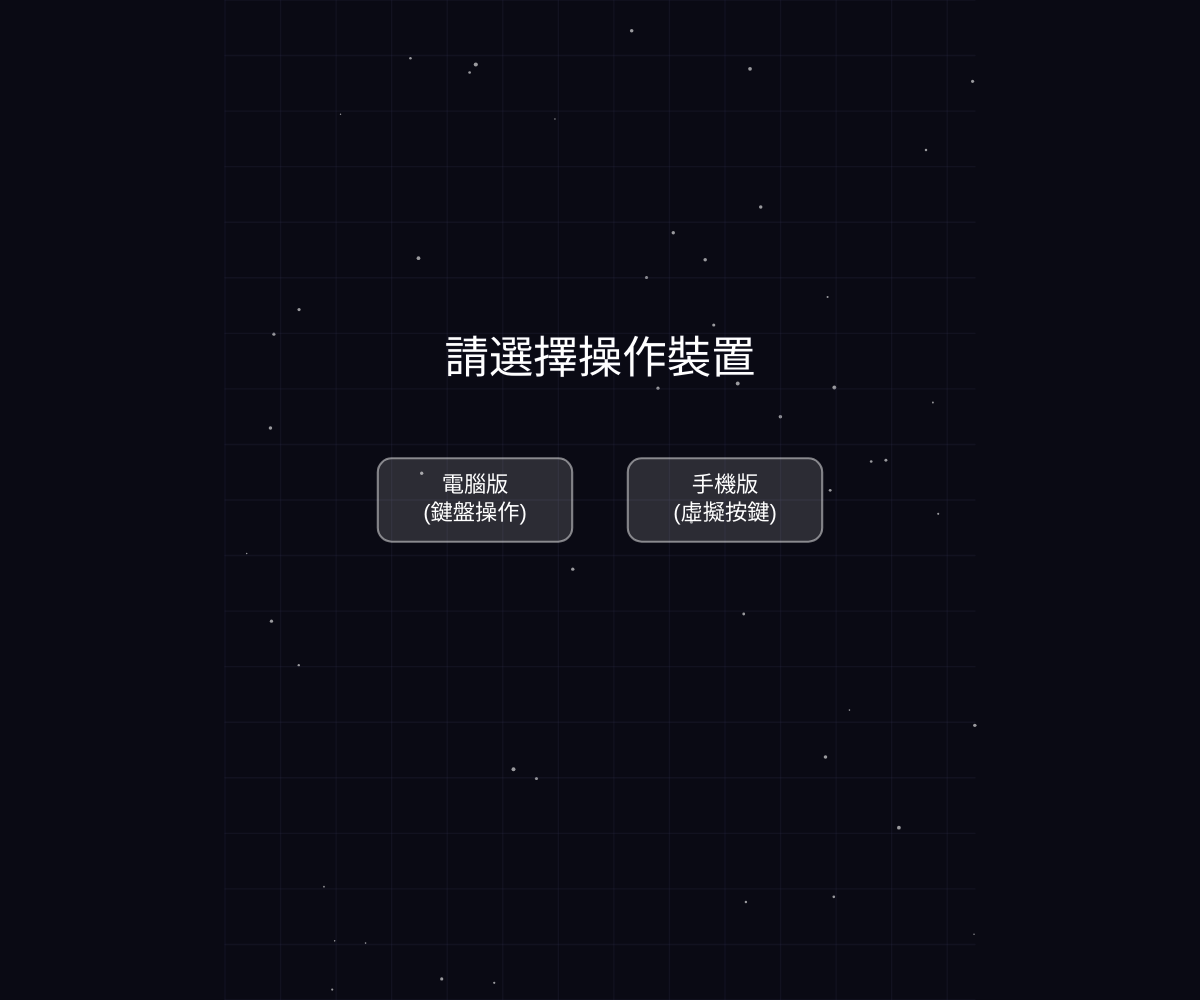
Frame 1 (no input)
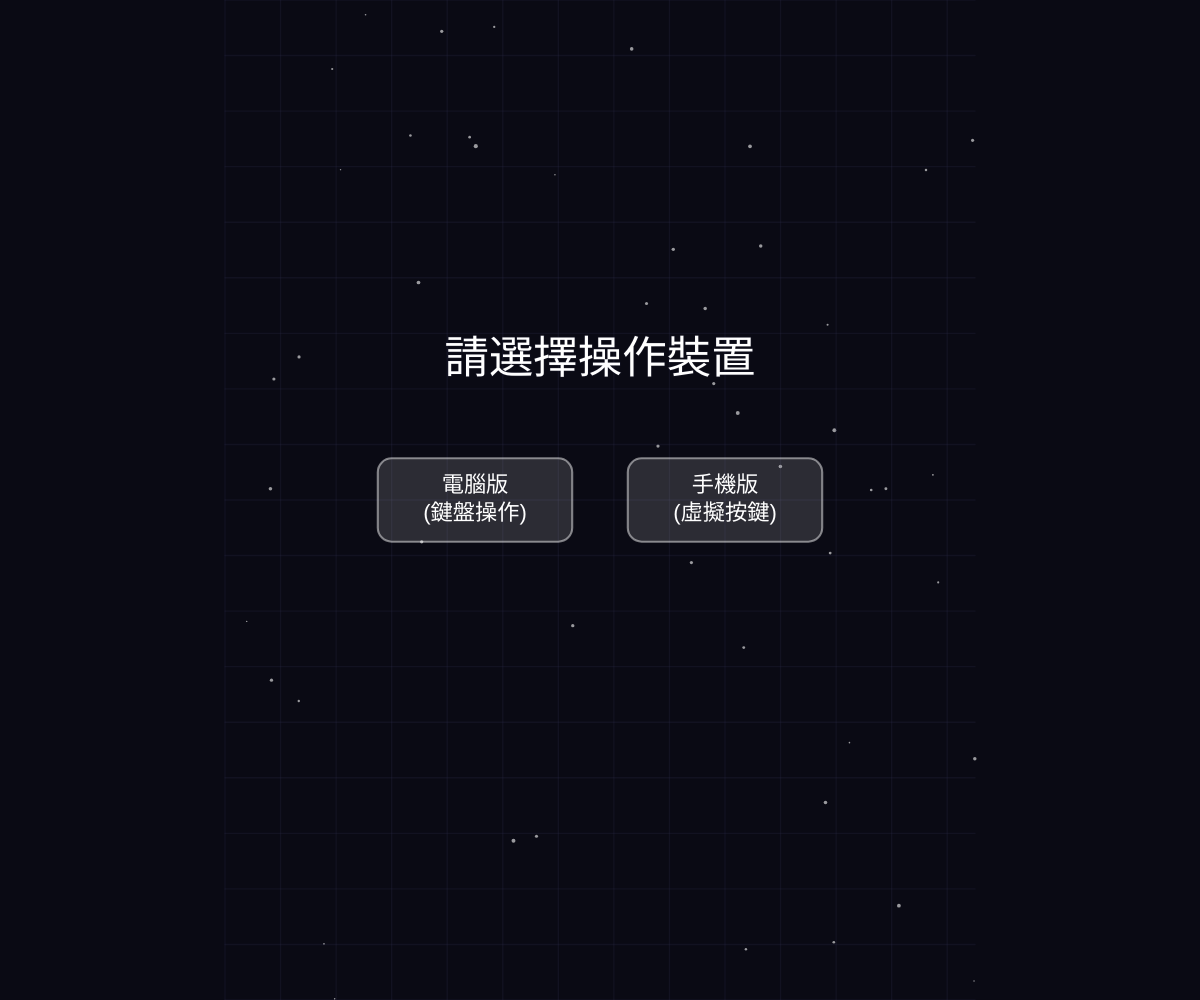
Frame 60 (no input)
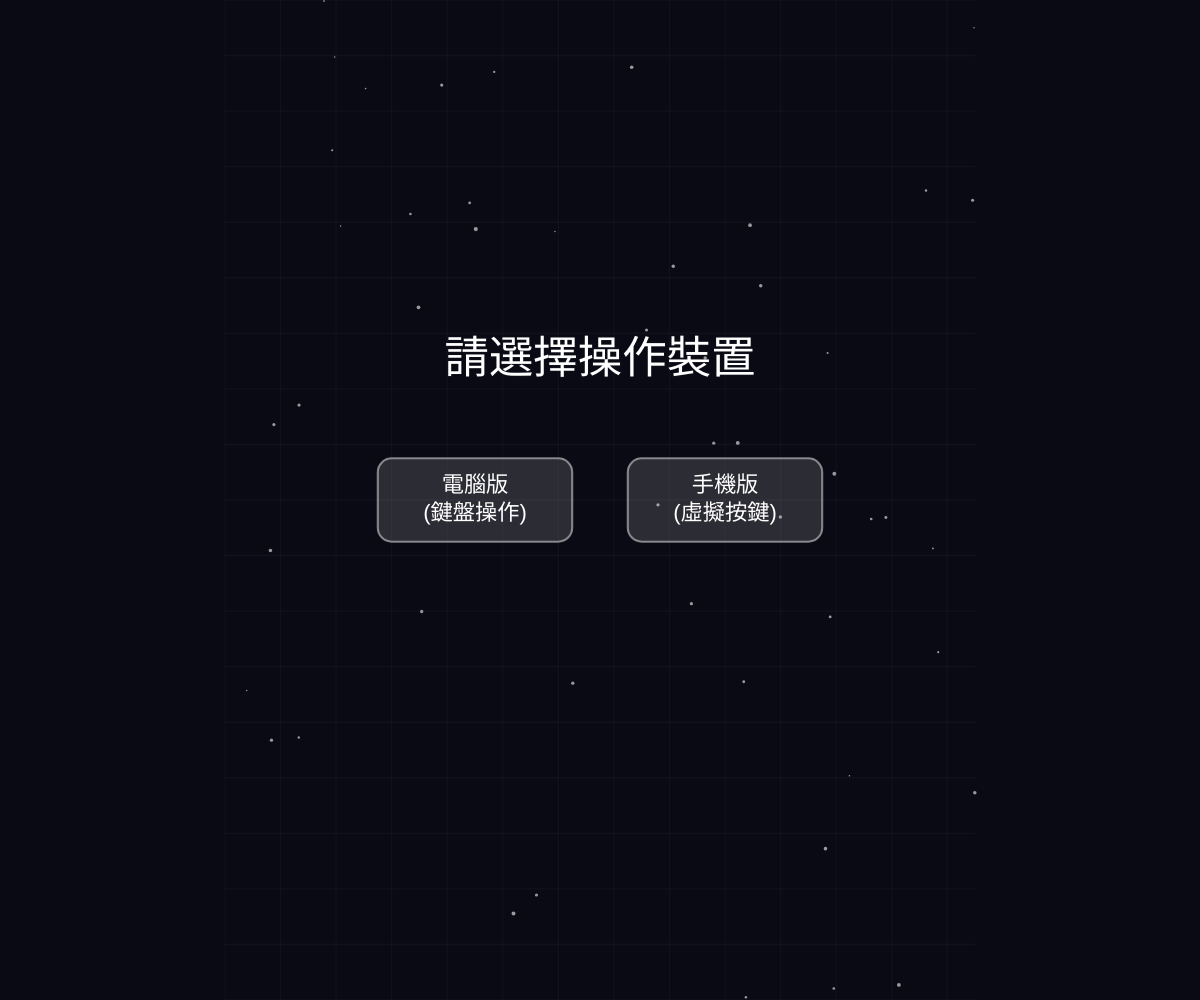
Frame 120 (the mouse pressed at the canvas centre since frame 60)

The p5.js sketch that drew these frames (run headless with seeded random() and noise() and a simulated clock; from frame 60 on, the mouse is pressed at the canvas centre):

// p5.js sketch
// ── sketch.js
let gameState = "DEVICE_SELECT"; 
const COLS = 10;
const ROWS = 20;
const BLOCK_SIZE = 30;

// --- 滿版虛擬解析度設定 ---
const V_WIDTH = 540;  
const V_HEIGHT = 720; 
let currentScale = 1;
let offsetX = 0;
let offsetY = 0;

let grid, currentPiece, nextPiece, holdPiece;
let score = 0, level = 1, linesClearedTotal = 0;
let lastDropTime = 0, dropInterval = 800;
let pauseStartTime = 0;
let canHold = true, isRecording = false, shakeAmount = 0;
let selectedSkin = 1; 
let isMobile = false; 

let particles = [];
let stars = [];

// --- 虛擬按鍵變數 ---
let btnPC, btnMobile; 
let btnSkinLeft, btnSkinRight, btnStart; 
let btnLeft, btnDown, btnRight, btnRotate, btnDrop, btnHold, btnPause; 
let btnRestart, btnRecord; 

const skins = [
  { name: "經典原始", border: 1, shadow: 0 },
  { name: "霓虹發光", border: 2, shadow: 15 },
  { name: "復古綠格", border: 1, shadow: 0, forceColor: [20, 150, 20] },
  { name: "半透水晶", border: 4, shadow: 0, alpha: 180 }
];

const SHAPES = {
  'I': [[1, 1, 1, 1]],
  'J': [[1, 0, 0], [1, 1, 1]],
  'L': [[0, 0, 1], [1, 1, 1]],
  'O': [[1, 1], [1, 1]],
  'S': [[0, 1, 1], [1, 1, 0]],
  'T': [[0, 1, 0], [1, 1, 1]],
  'Z': [[1, 1, 0], [0, 1, 1]]
};

const COLORS = {
  'I': '#00f0f0', 'J': '#0000f0', 'L': '#f0a000',
  'O': '#f0f000', 'S': '#00f000', 'T': '#a000f0', 'Z': '#f00000'
};

function setup() {
  let cvs = createCanvas(windowWidth, windowHeight);
  setupRecorder(cvs.elt); 
  
  for (let i = 0; i < 50; i++) {
    stars.push({ x: random(V_WIDTH), y: random(V_HEIGHT), s: random(1, 3), speed: random(0.2, 1) });
  }
  
  initVirtualButtons();
  resetGame();
}

function windowResized() {
  resizeCanvas(windowWidth, windowHeight);
}

function draw() {
  background(10, 10, 20); 

  let scaleX = windowWidth / V_WIDTH;
  let scaleY = windowHeight / V_HEIGHT;
  currentScale = min(scaleX, scaleY); 
  offsetX = (windowWidth - V_WIDTH * currentScale) / 2;
  offsetY = (windowHeight - V_HEIGHT * currentScale) / 2;

  push();
  translate(offsetX, offsetY);
  scale(currentScale);

  drawDynamicBackground(); 

  if (shakeAmount > 0) {
    translate(random(-shakeAmount, shakeAmount), random(-shakeAmount, shakeAmount));
    shakeAmount *= 0.85; 
  }

  if (gameState === "DEVICE_SELECT") drawDeviceSelect();
  else if (gameState === "MENU") drawMenu();
  else if (gameState === "PLAYING") playGame();
  else if (gameState === "PAUSED") drawPauseScreen();
  else if (gameState === "GAMEOVER") drawGameOver();

  if (isMobile && gameState !== "DEVICE_SELECT") {
    btnRecord.show();
    if (gameState === "MENU") {
      btnSkinLeft.show(); btnSkinRight.show(); btnStart.show();
    } else if (gameState === "PLAYING" || gameState === "PAUSED") {
      drawMobileControllerPanel();
    } else if (gameState === "GAMEOVER") {
      btnRestart.show();
    }
  }

  for (let i = particles.length - 1; i >= 0; i--) {
    particles[i].update();
    particles[i].show();
    if (particles[i].isDead()) particles.splice(i, 1);
  }
  pop();
}

// --- 【核心修復】點擊與觸控優化邏輯 ---

// 統一的點擊運算處理
function unifiedPress(inputX, inputY) {
  let vMouseX = (inputX - offsetX) / currentScale;
  let vMouseY = (inputY - offsetY) / currentScale;

  if (gameState === "DEVICE_SELECT") {
    if (btnPC.isClicked(vMouseX, vMouseY)) btnPC.action();
    if (btnMobile.isClicked(vMouseX, vMouseY)) btnMobile.action();
  } else if (isMobile) {
    if (btnRecord.isClicked(vMouseX, vMouseY)) btnRecord.action();
    
    if (gameState === "MENU") {
      if (btnSkinLeft.isClicked(vMouseX, vMouseY)) btnSkinLeft.action();
      if (btnSkinRight.isClicked(vMouseX, vMouseY)) btnSkinRight.action();
      if (btnStart.isClicked(vMouseX, vMouseY)) btnStart.action();
    } else if (gameState === "PLAYING" || gameState === "PAUSED") {
      if (btnLeft.isClicked(vMouseX, vMouseY)) btnLeft.action();
      if (btnDown.isClicked(vMouseX, vMouseY)) btnDown.action();
      if (btnRight.isClicked(vMouseX, vMouseY)) btnRight.action();
      if (btnRotate.isClicked(vMouseX, vMouseY)) btnRotate.action();
      if (btnDrop.isClicked(vMouseX, vMouseY)) btnDrop.action();
      if (btnHold.isClicked(vMouseX, vMouseY)) btnHold.action();
      if (btnPause.isClicked(vMouseX, vMouseY)) btnPause.action();
    } else if (gameState === "GAMEOVER") {
      if (btnRestart.isClicked(vMouseX, vMouseY)) btnRestart.action();
    }
  }
}

// 電腦滑鼠點擊（過濾掉手機觸控引起的模擬點擊）
function mousePressed() {
  if (touches.length === 0) {
    unifiedPress(mouseX, mouseY);
  }
}

// 手機觸控精準偵測
function touchStarted() {
  if (touches.length > 0) {
    unifiedPress(touches[0].x, touches[0].y);
  }
  return false; // 【超重要】阻止手機瀏覽器預設的網頁滾動、雙擊放大與縮放行為！
}

function keyPressed() {
  if (key === 'f' || key === 'F') {
    let fs = fullscreen();
    fullscreen(!fs); 
    return;
  }

  if (gameState === "DEVICE_SELECT") return;
  
  if (key === 'r' || key === 'R') toggleRecording();
  if (key === 'p' || key === 'P') togglePause();

  if (gameState === "MENU" && !isMobile) {
    if (keyCode === RIGHT_ARROW) selectedSkin = (selectedSkin + 1) % skins.length;
    if (keyCode === LEFT_ARROW) selectedSkin = (selectedSkin - 1 + skins.length) % skins.length;
    if (keyCode === ENTER) { resetGame(); gameState = "PLAYING"; }
  } else if (gameState === "PLAYING") {
    if (keyCode === LEFT_ARROW) currentPiece.move(-1, 0);
    if (keyCode === RIGHT_ARROW) currentPiece.move(1, 0);
    if (keyCode === DOWN_ARROW) { if(!currentPiece.move(0, 1)) lockPiece(); }
    if (keyCode === UP_ARROW) currentPiece.rotate();
    if (key === ' ' ) { while(currentPiece.move(0, 1)); lockPiece(); shakeAmount = 10; }
    if (keyCode === SHIFT || key === 'c' || key === 'C') handleHold();
  } else if (gameState === "GAMEOVER" && keyCode === ENTER && !isMobile) gameState = "MENU";
}

// --- 虛擬按鍵與其餘邏輯維持不變 ---

class VirtualButton {
  constructor(x, y, w, h, label, action) {
    this.x = x; this.y = y; this.w = w; this.h = h; this.label = label; this.action = action;
  }
  show() {
    push(); stroke(255, 120); strokeWeight(1.5); fill(255, 35); rectMode(CENTER);
    rect(this.x, this.y, this.w, this.h, 10); fill(255); noStroke(); textSize(16); textAlign(CENTER, CENTER);
    text(this.label, this.x, this.y); pop();
  }
  isClicked(mx, my) { return (mx > this.x - this.w/2 && mx < this.x + this.w/2 && my > this.y - this.h/2 && my < this.y + this.h/2); }
}

function initVirtualButtons() {
  btnPC = new VirtualButton(V_WIDTH / 2 - 90, V_HEIGHT / 2, 140, 60, "電腦版\n(鍵盤操作)", () => { isMobile = false; gameState = "MENU"; });
  btnMobile = new VirtualButton(V_WIDTH / 2 + 90, V_HEIGHT / 2, 140, 60, "手機版\n(虛擬按鍵)", () => { isMobile = true; gameState = "MENU"; });
  btnSkinLeft = new VirtualButton(V_WIDTH / 2 - 120, 220, 40, 40, "◀", () => { selectedSkin = (selectedSkin - 1 + skins.length) % skins.length; });
  btnSkinRight = new VirtualButton(V_WIDTH / 2 + 120, 220, 40, 40, "▶", () => { selectedSkin = (selectedSkin + 1) % skins.length; });
  btnStart = new VirtualButton(V_WIDTH / 2, 450, 160, 50, "開始遊戲", () => { resetGame(); gameState = "PLAYING"; });
  btnLeft = new VirtualButton(45, 660, 55, 55, "◀", () => { if (gameState === "PLAYING") currentPiece.move(-1, 0); });
  btnDown = new VirtualButton(110, 660, 55, 55, "▼", () => { if (gameState === "PLAYING") { if (!currentPiece.move(0, 1)) lockPiece(); } });
  btnRight = new VirtualButton(175, 660, 55, 55, "▶", () => { if (gameState === "PLAYING") currentPiece.move(1, 0); });
  btnRotate = new VirtualButton(265, 660, 65, 55, "旋轉", () => { if (gameState === "PLAYING") currentPiece.rotate(); });
  btnDrop = new VirtualButton(340, 660, 65, 55, "硬降", () => { if (gameState === "PLAYING") { while (currentPiece.move(0, 1)); lockPiece(); shakeAmount = 10; } });
  btnHold = new VirtualButton(415, 660, 65, 55, "保留", () => { if (gameState === "PLAYING") handleHold(); });
  btnPause = new VirtualButton(490, 660, 55, 55, "暫停", () => { togglePause(); });
  btnRestart = new VirtualButton(V_WIDTH / 2, V_HEIGHT / 2 + 80, 160, 50, "返回主選單", () => { gameState = "MENU"; });
  btnRecord = new VirtualButton(V_WIDTH - 50, 30, 60, 35, "錄影", () => { toggleRecording(); });
}

function drawMobileControllerPanel() {
  push(); fill(25, 25, 35); stroke(50); rectMode(CORNER); rect(0, 600, V_WIDTH, 120); pop();
  btnLeft.show(); btnDown.show(); btnRight.show(); btnRotate.show(); btnDrop.show(); btnHold.show(); btnPause.show();
}

function drawDeviceSelect() {
  textAlign(CENTER, CENTER); fill(255); textSize(32); text("請選擇操作裝置", V_WIDTH / 2, V_HEIGHT / 2 - 100);
  btnPC.show(); btnMobile.show();
}

function drawDynamicBackground() {
  noStroke(); fill(255, 255, 255, 150);
  for (let s of stars) { ellipse(s.x, s.y, s.s); s.y += s.speed; if (s.y > V_HEIGHT) s.y = 0; }
  stroke(50, 50, 80, 50 + sin(frameCount * 0.05) * 30);
  for (let x = 0; x <= V_WIDTH; x += 40) line(x, 0, x, V_HEIGHT);
  for (let y = 0; y <= V_HEIGHT; y += 40) line(0, y, V_WIDTH, y);
}

function drawMenu() {
  textAlign(CENTER, CENTER); fill(255); textSize(45); text("極限俄羅斯方塊 Pro", V_WIDTH / 2, 120);
  textSize(20); fill(150); text("外觀選擇: < " + skins[selectedSkin].name + " >", V_WIDTH / 2, 220);
  if (!isMobile) {
    fill(0, 255, 255); textSize(16); text("[SHIFT/C] 保留 | [空白] 硬降 | [P] 暫停 | [R] 錄影\n【 電腦提示：按 F 鍵可切換全螢幕 】", V_WIDTH/2, 310);
    fill(255, 255, 0); textSize(24); if (frameCount % 60 < 30) text("按下 ENTER 開始遊戲", V_WIDTH / 2, 450);
  } else {
    fill(0, 255, 255); textSize(16); text("請點擊兩側箭頭換裝\n並使用下方虛擬按鍵遊玩", V_WIDTH/2, 320);
  }
  push(); translate(V_WIDTH / 2 - 15, 360); drawBlock(0, 0, COLORS['T']); pop();
}

function drawGrid() {
  push(); translate(120, 0); 
  for (let y = 0; y < ROWS; y++) {
    for (let x = 0; x < COLS; x++) {
      stroke(255, 10); noFill(); rect(x * BLOCK_SIZE, y * BLOCK_SIZE, BLOCK_SIZE, BLOCK_SIZE);
      if (grid[y][x]) drawBlock(x * BLOCK_SIZE, y * BLOCK_SIZE, grid[y][x]);
    }
  }
  pop();
}

function drawSidebar() {
  push(); translate(60, 50); fill(255); textSize(20); textAlign(CENTER); text("保留", 0, 0); if (holdPiece) holdPiece.showPreview(-30, 30); pop();
  push(); translate(COLS * BLOCK_SIZE + 140, 50); fill(255); textAlign(CENTER); text("下一個", 40, 0); nextPiece.showPreview(10, 30);
  translate(0, 150); textSize(16); fill(150); text("得分", 40, 0); fill(255, 255, 0); textSize(28); text(score, 40, 35);
  translate(0, 80); fill(150); text("等級", 40, 0); fill(255); text(level, 40, 30);
  if (isRecording) { fill(255, 0, 0); if (frameCount % 60 < 30) ellipse(40, 150, 12, 12); textSize(14); fill(255); text("錄製中", 40, 175); }
  pop();
}

function drawPauseScreen() {
  push(); drawGrid(); currentPiece.show(); drawSidebar(); fill(0, 180); rect(0, 0, V_WIDTH, V_HEIGHT - (isMobile?120:0));
  fill(255, 255, 0); textSize(50); textAlign(CENTER, CENTER); text("暫停中", V_WIDTH/2, V_HEIGHT/2 - 60); pop();
}

function drawGameOver() {
  fill(0, 220); rect(0, 0, V_WIDTH, V_HEIGHT); textAlign(CENTER, CENTER); fill(255, 50, 50); textSize(60); text("遊戲結束", V_WIDTH/2, V_HEIGHT/2 - 50);
  fill(255); textSize(24); text("最終得分: " + score, V_WIDTH/2, V_HEIGHT/2 + 10);
}

function resetGame() {
  grid = Array.from({ length: ROWS }, () => Array(COLS).fill(null));
  currentPiece = new Piece(); nextPiece = new Piece(); holdPiece = null;
  score = 0; level = 1; linesClearedTotal = 0; dropInterval = 800;
  lastDropTime = millis();
}

function playGame() {
  drawGrid();
  let now = millis();
  if (now - lastDropTime > dropInterval) {
    if (!currentPiece.move(0, 1)) lockPiece(); lastDropTime = now;
  }
  currentPiece.showGhost(); currentPiece.show(); drawSidebar();
}

class Piece {
  constructor(type) {
    this.type = type || random(Object.keys(SHAPES)); this.shape = SHAPES[this.type]; this.color = COLORS[this.type];
    this.x = floor(COLS / 2) - floor(this.shape[0].length / 2); this.y = 0;
  }
  show() { push(); translate(120, 0); for (let r = 0; r < this.shape.length; r++) { for (let c = 0; c < this.shape[r].length; c++) { if (this.shape[r][c]) drawBlock((this.x + c) * BLOCK_SIZE, (this.y + r) * BLOCK_SIZE, this.color); } } pop(); }
  showGhost() {
    let gy = this.y; while (!this.collision(this.x, gy + 1, this.shape)) gy++;
    push(); translate(120, 0); for (let r = 0; r < this.shape.length; r++) { for (let c = 0; c < this.shape[r].length; c++) { if (this.shape[r][c]) drawBlock((this.x + c) * BLOCK_SIZE, (gy + r) * BLOCK_SIZE, this.color, true); } } pop();
  }
  showPreview(px, py) { for (let r = 0; r < this.shape.length; r++) { for (let c = 0; c < this.shape[r].length; c++) { if (this.shape[r][c]) drawBlock(px + c * 20, py + r * 20, this.color); } } }
  move(dx, dy) { if (!this.collision(this.x + dx, this.y + dy, this.shape)) { this.x += dx; this.y += dy; return true; } return false; }
  rotate() { let newShape = this.shape[0].map((_, colIndex) => this.shape.map(row => row[colIndex]).reverse()); if (!this.collision(this.x, this.y, newShape)) this.shape = newShape; }
  collision(nx, ny, shape) {
    for (let r = 0; r < shape.length; r++) { for (let c = 0; c < shape[r].length; c++) { if (shape[r][c]) { let gx = nx + c, gy = ny + r; if (gx < 0 || gx >= COLS || gy >= ROWS || (gy >= 0 && grid[gy][gx])) return true; } } }
    return false;
  }
}

class Particle {
  constructor(x, y, col) { this.x = x; this.y = y; this.col = color(col); this.vel = p5.Vector.random2D().mult(random(2, 6)); this.acc = createVector(0, 0.1); this.lifespan = 255; }
  update() { this.vel.add(this.acc); this.x += this.vel.x; this.y += this.vel.y; this.lifespan -= 5; }
  show() { noStroke(); this.col.setAlpha(this.lifespan); fill(this.col); ellipse(this.x, this.y, random(2, 5)); }
  isDead() { return this.lifespan < 0; }
}

function drawBlock(x, y, col, isGhost = false) {
  let skin = skins[selectedSkin]; let finalCol = skin.forceColor ? color(skin.forceColor) : color(col);
  push();
  if (isGhost) { noFill(); stroke(finalCol); strokeWeight(2); } 
  else {
    if (skin.alpha) finalCol.setAlpha(skin.alpha); fill(finalCol); stroke(255, 80);
    if (skin.shadow > 0) { drawingContext.shadowBlur = skin.shadow; drawingContext.shadowColor = finalCol; }
  }
  rect(x, y, BLOCK_SIZE, BLOCK_SIZE, skin.name === "半透水晶" ? 8 : 2); pop();
}

function spawnExplosion(gridX, gridY, col) {
  let screenX = 120 + gridX * BLOCK_SIZE + BLOCK_SIZE / 2; let screenY = gridY * BLOCK_SIZE + BLOCK_SIZE / 2;
  for (let i = 0; i < 8; i++) particles.push(new Particle(screenX, screenY, col));
}

function lockPiece() {
  for (let r = 0; r < currentPiece.shape.length; r++) { 
    for (let c = 0; c < currentPiece.shape[r].length; c++) { 
      if (currentPiece.shape[r][c]) { 
        let gy = currentPiece.y + r; 
        if (gy <= 0) { gameState = "GAMEOVER"; return; } 
        grid[gy][currentPiece.x + c] = currentPiece.color; 
      } 
    } 
  }
  clearLines(); 
  currentPiece = nextPiece; 
  nextPiece = new Piece(); 
  canHold = true;
}

function clearLines() {
  let clearedRows = [];
  for (let y = ROWS - 1; y >= 0; y--) { if (grid[y].every(cell => cell !== null)) { clearedRows.push({y: y, cells: [...grid[y]]}); grid.splice(y, 1); grid.unshift(new Array(COLS).fill(null)); y++; } }
  if (clearedRows.length > 0) {
    score += [0, 100, 300, 500, 800][clearedRows.length] * level; linesClearedTotal += clearedRows.length; shakeAmount = clearedRows.length * 10; 
    for (let row of clearedRows) { for (let x = 0; x < COLS; x++) spawnExplosion(x, row.y, row.cells[x]); }
    level = floor(linesClearedTotal / 10) + 1; dropInterval = max(100, 800 - (level - 1) * 80);
  }
}

function handleHold() {
  if (!canHold) return;
  if (!holdPiece) { holdPiece = new Piece(currentPiece.type); currentPiece = nextPiece; nextPiece = new Piece(); } 
  else { let tempType = currentPiece.type; currentPiece = new Piece(holdPiece.type); holdPiece = new Piece(tempType); }
  canHold = false;
}

function togglePause() { if (gameState === "PLAYING") { gameState = "PAUSED"; pauseStartTime = millis(); } else if (gameState === "PAUSED") { gameState = "PLAYING"; lastDropTime += (millis() - pauseStartTime); } }

function setupRecorder(canvas) {
  try {
    const stream = canvas.captureStream(30); 
    recorder = new MediaRecorder(stream, { mimeType: 'video/webm', videoBitsPerSecond: 5000000 });
    recorder.ondataavailable = e => chunks.push(e.data);
    recorder.onstop = () => { 
      let blob = new Blob(chunks, { type: 'video/webm' }); 
      let a = document.createElement('a'); a.href = URL.createObjectURL(blob); 
      a.download = 'TetrisPro_遊戲紀錄.webm'; a.click(); 
    };
  } catch (e) {
    console.warn("當前瀏覽器不支援 WebM 錄影格式，錄影功能已自動停用。", e);
    recorder = null;
  }
}

function toggleRecording() { 
  if (!recorder) {
    alert("抱歉！您的瀏覽器（或設備）不支援此錄影功能。");
    return;
  }
  isRecording = !isRecording; 
  if (isRecording) { chunks = []; recorder.start(); } else recorder.stop(); 
}
